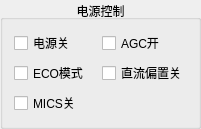
       <widget class="QGroupBox" name="groupBox_29">
        <property name="geometry">
         <rect>
          <x>20</x>
          <y>376</y>
          <width>201</width>
          <height>121</height>
         </rect>
        </property>
        <property name="title">
         <string>电源控制</string>
        </property>
        <property name="alignment">
         <set>Qt::AlignCenter</set>
        </property>
        <layout class="QGridLayout" name="gridLayout_7">
         <item row="0" column="0">
          <widget class="QCheckBox" name="checkbox_mic_power">
           <property name="text">
            <string>电源关</string>
           </property>
          </widget>
         </item>
         <item row="2" column="0">
          <widget class="QCheckBox" name="checkbox_mic_eco">
           <property name="text">
            <string>ECO模式</string>
           </property>
          </widget>
         </item>
         <item row="0" column="1">
          <widget class="QCheckBox" name="checkbox_mic_agc">
           <property name="text">
            <string>AGC开</string>
           </property>
          </widget>
         </item>
         <item row="2" column="1">
          <widget class="QCheckBox" name="checkbox_mic_charge_pump">
           <property name="text">
            <string>直流偏置关</string>
           </property>
          </widget>
         </item>
         <item row="4" column="0">
          <widget class="QCheckBox" name="checkbox_mic_mics">
           <property name="text">
            <string>MICS关</string>
           </property>
          </widget>
         </item>
        </layout>
       </widget>
